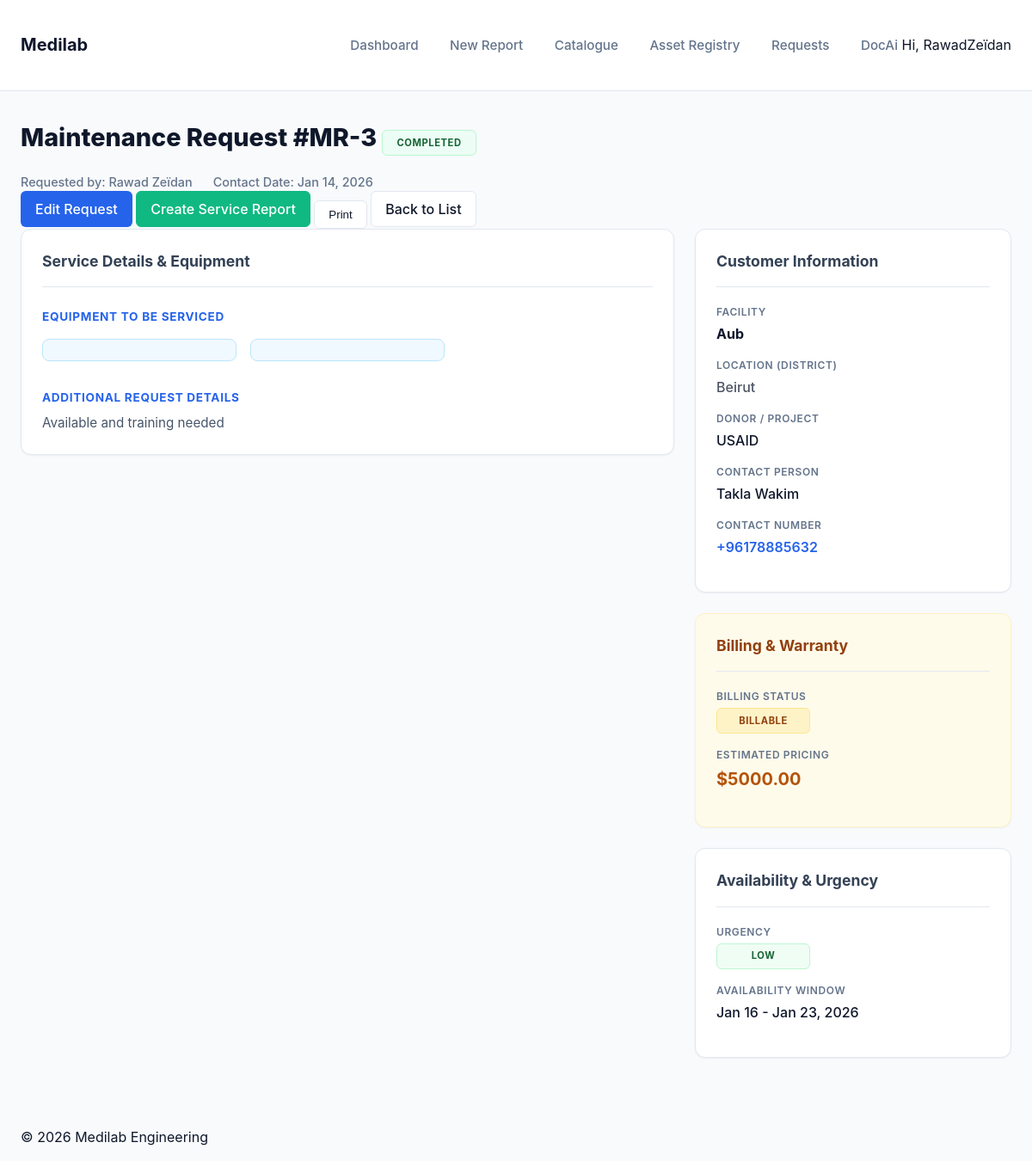
The page /requests/3/ (signed in) on the database as committed earlier.
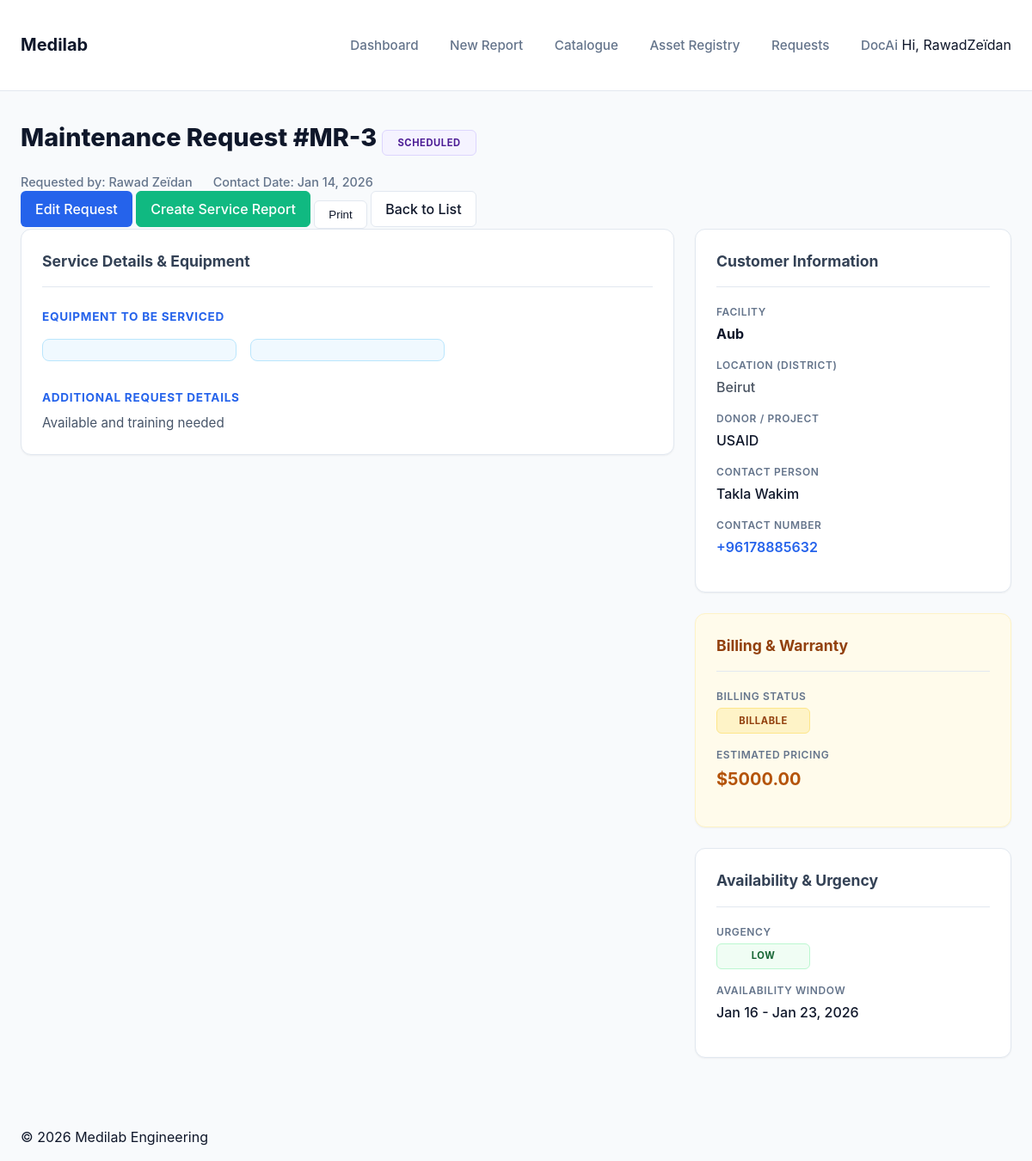
The same page on the database as committed later.
### core/models.py (models this page shows, shortened)
class MaintenanceRequest(models.Model):
    URGENCY_CHOICES = [
        ('Low', 'Low'),
        ('Medium', 'Medium'),
        ('High', 'High'),
        ('Emergency', 'Emergency'),
    ]
    REQUEST_STATUS_CHOICES = [
        ('Open', 'Open'),
        ('Scheduled', 'Scheduled'),
        ('In Progress', 'In Progress'),
        ('Completed', 'Completed'),
        ('Cancelled', 'Cancelled'),
    ]
    LEBANON_LOCATIONS = [
        ('Beirut', (('Beirut', 'Beirut'),)),
        ('Mount Lebanon', (
            ('Baabda', 'Baabda'), ('Matn', 'Matn'), ('Chouf', 'Chouf'),
            ('Aley', 'Aley'), ('Keserwan', 'Keserwan'), ('Jbeil', 'Jbeil'),
        )),
        ('North Lebanon', (
            ('Tripoli', 'Tripoli'), ('Zgharta', 'Zgharta'), ('Bsharri', 'Bsharri'),
            ('Batroun', 'Batroun'), ('Koura', 'Koura'), ('Minieh-Danniyeh', 'Minieh-Danniyeh'),
        )),
        ('Akkar', (('Akkar', 'Akkar'),)),
        ('Beqaa', (('Zahle', 'Zahle'), ('Rashaya', 'Rashaya'), ('West Beqaa', 'West Beqaa'),)),
        ('Baalbek-Hermel', (('Baalbek', 'Baalbek'), ('Hermel', 'Hermel'),)),
        ('South Lebanon', (('Sidon', 'Sidon'), ('Jezzine', 'Jezzine'), ('Tyre', 'Tyre'),)),
        ('Nabatieh', (('Nabatieh', 'Nabatieh'), ('Marjeyoun', 'Marjeyoun'), ('Hasbaya', 'Hasbaya'), ('Bint Jbeil', 'Bint Jbeil'),)),
    ]
    BILLING_STATUS_CHOICES = [
        ('Warranty', 'Under Warranty'),
        ('Billable', 'Billable'),
        ('Contract', 'Under Contract'),
        ('FOC', 'Free of Charge'),
    ]
    customer_contact_date = models.DateField(default=timezone.now)
    availability_start = models.DateField(blank=True, null=True)
    availability_end = models.DateField(blank=True, null=True)
    urgency = models.CharField(max_length=20, choices=URGENCY_CHOICES, default='Medium')
    contact_name = models.CharField(max_length=255, blank=True, null=True)
    contact_number = models.CharField(max_length=50, blank=True, null=True)
    contact_email = models.EmailField(max_length=255, blank=True, null=True)
    facility_name = models.CharField(max_length=255, blank=True, null=True)
    location = models.CharField(max_length=100, choices=LEBANON_LOCATIONS, blank=True, null=True)
    donor = models.CharField(max_length=255, blank=True, null=True)
    equipment_list = models.TextField(blank=True, null=True, help_text="Legacy list of names for equipment")
    request_details = models.TextField(blank=True, null=True)
    service_type = models.CharField(max_length=255, blank=True, null=True)
    billing_status = models.CharField(max_length=20, choices=BILLING_STATUS_CHOICES, default='Billable')
    estimated_cost = models.DecimalField(max_digits=12, decimal_places=2, null=True, blank=True)
    status = models.CharField(max_length=20, choices=REQUEST_STATUS_CHOICES, default='Open')
    created_by = models.ForeignKey(User, on_delete=models.SET_NULL, null=True, blank=True)
    created_at = models.DateTimeField(auto_now_add=True)
    updated_at = models.DateTimeField(auto_now=True)

### core/views.py (the view)
# urls.py: path('requests/<int:pk>/', MaintenanceRequestDetailView.as_view(), name='request_detail'),
class MaintenanceRequestDetailView(LoginRequiredMixin, UserPassesTestMixin, DetailView):
    model = MaintenanceRequest
    template_name = 'core/request_detail.html'
    context_object_name = 'request'
    def test_func(self):
        obj = self.get_object()
        return self.request.user.is_staff or obj.created_by == self.request.user

### templates/core/request_detail.html (shortened to what the changed rows need)
{% extends 'base.html' %}
{% load static %}
{% block content %}
<div class="report-page-header">
    <div class="report-title-section">
        <h1 class="page-title">
            Maintenance Request #MR-{{ request.id }}
            <span class="status-badge status-{{ request.status|lower|cut:' ' }}">{{ request.status }}</span>
        </h1>
        <div class="report-meta">
            <span> Requested by: {{ request.created_by.get_full_name|default:request.created_by.username|default:"System" }}</span>
            <span> Contact Date: {{ request.customer_contact_date|date:"M d, Y" }}</span>
        </div>
    </div>
</div>
<div class="report-grid-layout">
    <div class="report-main-col grid-col-8">
        <div class="card" style="margin-bottom: 1.5rem;">
            {% if request.request_details %}
            <div class="content-block" style="margin-top: 2rem;">
                <h4>Additional Request Details</h4>
                <p>{{ request.request_details|linebreaksbr }}</p>
            </div>
            {% endif %}
        </div>
    </div>
    <div class="report-sidebar-col grid-col-4">
        <div class="card" style="margin-bottom: 1.5rem;">
            <div class="info-group">
                <span class="info-label">Facility</span>
                <div class="info-value" style="font-weight: 700;">{{ request.facility_name|default:"N/A" }}</div>
            </div>
            {% if request.location %}
            <div class="info-group">
                <span class="info-label">Location (District)</span>
                <div class="info-value" style="color: #4b5563;">{{ request.get_location_display }}</div>
            </div>
            {% endif %}
            {% if request.donor %}
            <div class="info-group">
                <span class="info-label">Donor / Project</span>
                <div class="info-value">{{ request.donor }}</div>
            </div>
            {% endif %}
            <div class="info-group">
                <span class="info-label">Contact Person</span>
                <div class="info-value">{{ request.contact_name|default:"N/A" }}</div>
            </div>
            <div class="info-group">
                <span class="info-label">Contact Number</span>
                <div class="info-value" style="color: var(--primary-color); font-weight: 600;">{{ request.contact_number|default:"N/A" }}</div>
            </div>
        </div>
        <div class="card" style="margin-bottom: 1.5rem; background: #fffbeb; border-color: #fef3c7;">
            <div class="info-group">
                <div class="info-value">
                    <span class="status-badge" style="background: #fef3c7; color: #92400e; border: 1px solid #fde68a;">
                        {{ request.get_billing_status_display }}
                    </span>
                </div>
            </div>
            {% if request.estimated_cost %}
            <div class="info-group">
                <span class="info-label">Estimated Pricing</span>
                <div class="info-value" style="font-size: 1.25rem; font-weight: 700; color: #b45309;">
                    ${{ request.estimated_cost|floatformat:2 }}
                </div>
            </div>
            {% endif %}
        </div>
        <div class="card">
            <div class="info-group">
                <div class="info-value">
                    <span class="status-badge urgency-{{ request.urgency|lower }}">
                        {{ request.urgency }}
                    </span>
                </div>
            </div>
            <div class="info-group">
                <span class="info-label">Availability Window</span>
                <div class="info-value">
                    {% if request.availability_start and request.availability_end %}
                        {{ request.availability_start|date:"M d" }} - {{ request.availability_end|date:"M d, Y" }}
                    {% else %}
                        Not specified
                    {% endif %}
                </div>
            </div>
        </div>
    </div>
</div>
{% endblock %}

Rows that differ between the two databases and show on the page:
changed MaintenanceRequest "Aub": status "COMPLETED" → "SCHEDULED"
